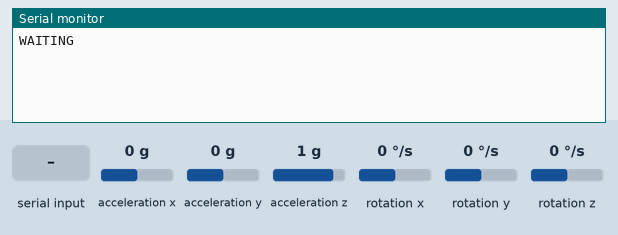
Bench run of a sketch on a simulated Arduino Mega 2560, built with avr-gcc and run on an emulated ATmega2560. Parts: the last lines printed to the serial monitor. Wiring (inferred from the names in the program): MPU-6050 motion sensor at I2C address 0x68. Inputs (shaded band) come from the test bench; at power-on: acceleration x 0 g, acceleration y 0 g, acceleration z 1 g, rotation x 0 °/s, rotation y 0 °/s, rotation z 0 °/s.

Above: at 1.0 s.
1.1 s: "s" received over Serial
At 1.7 s:
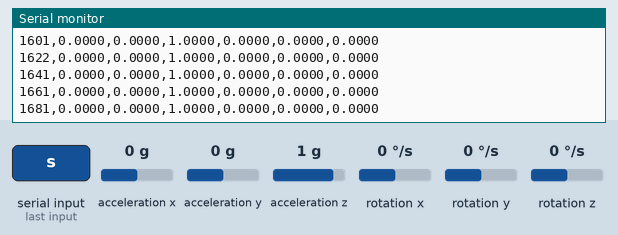
2.6 s: acceleration x set to -1.4 g
At 3.5 s:
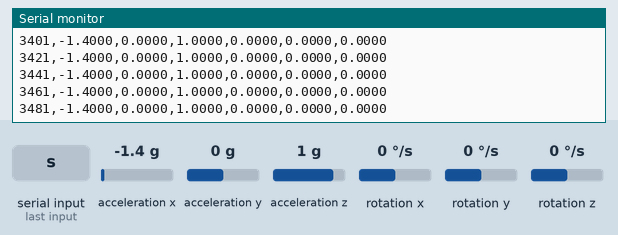
4.1 s: acceleration y set to -1.4 g
At 5.1 s:
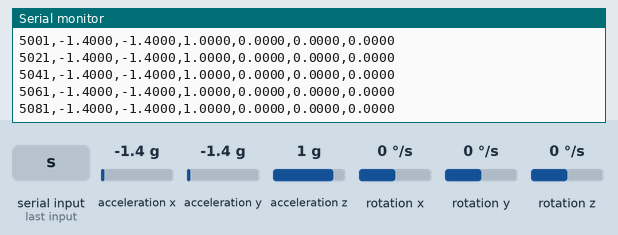
5.6 s: acceleration z set to -1.4 g
At 6.1 s:
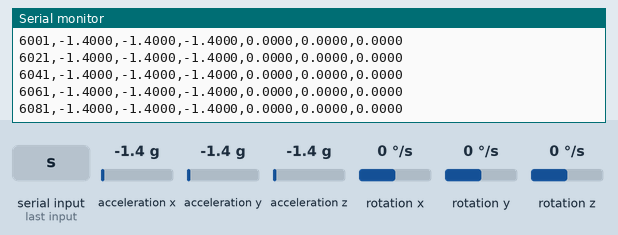
7.1 s: rotation x set to -192 °/s
At 8.1 s:
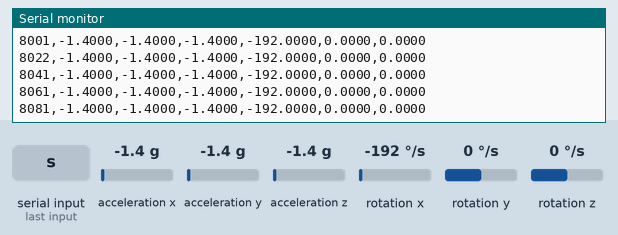
8.6 s: rotation y set to -192 °/s
At 9.6 s:
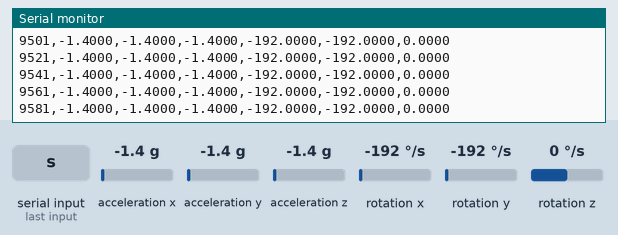
Timing chart, 0 to 11.1 s (numbered marks = the images above; inputs shaded):
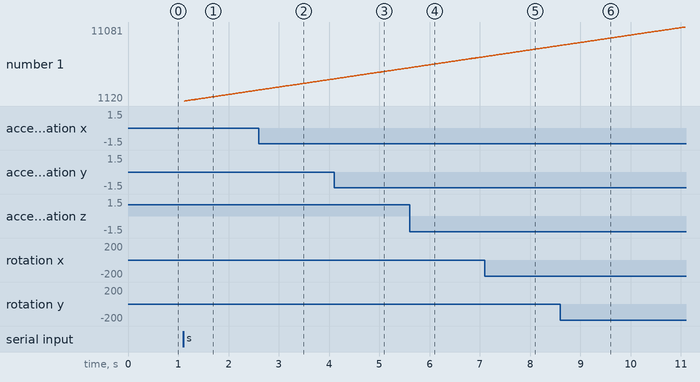

The sketch:

imu_stream.ino
```cpp
/*
 * imu_stream.ino
 * EECE 4520/5520 — Microprocessor II and Embedded System Design
 * Spring 2026, UMass Lowell
 *
 * YOUR TASK: Implement raw I2C communication with the MPU-6050 IMU and
 * stream calibrated sensor data over USB-Serial at 50 Hz.
 *
 * Hardware:
 *   Arduino Mega 2560
 *   MPU-6050 breakout: SDA → pin 20, SCL → pin 21
 *
 * Output format (115200 baud):
 *   timestamp_ms,ax_g,ay_g,az_g,gx_dps,gy_dps,gz_dps\n
 *
 * Handshake (already implemented — do not modify):
 *   Python sends 's' → Arduino replies "IMU_READY\n" → begins streaming
 *
 * ─── What you need to implement ─────────────────────────────────────────────
 *   1. writeRegister()  — write one byte to an I2C register
 *   2. readRegister()   — read  one byte from an I2C register   (bonus check)
 *   3. readAndSendIMU() — burst-read 14 bytes, convert, send CSV
 *
 * Everything else (setup, loop, initMPU6050, Serial handshake) is provided.
 * ─────────────────────────────────────────────────────────────────────────────
 *
 * ─── I2C Background ──────────────────────────────────────────────────────────
 * I2C uses two wires: SDA (data) and SCL (clock).  Every transaction starts
 * with a START condition and ends with a STOP condition.
 *
 * Register WRITE (set a configuration register):
 *   [START] → [device addr + W] → [register addr] → [data byte] → [STOP]
 *
 * Register READ (read back a value):
 *   [START] → [device addr + W] → [register addr] → [repeated START]
 *           → [device addr + R] → [data byte] → [NACK] → [STOP]
 *   The "repeated START" (endTransmission(false)) keeps the bus open so the
 *   master can immediately switch to a read without releasing the bus.
 *
 * Burst READ (read N consecutive registers in one transaction):
 *   Same as register read, but requestFrom() asks for N bytes and the
 *   MPU-6050 auto-increments its internal register pointer after each byte.
 *
 * Wire library quick reference:
 *   Wire.beginTransmission(addr)          — open tx to device at 7-bit addr
 *   Wire.write(byte)                      — queue a byte to send
 *   Wire.endTransmission(true)            — send queued bytes + STOP
 *   Wire.endTransmission(false)           — send queued bytes + repeated START
 *   Wire.requestFrom(addr, count, true)   — request `count` bytes, then STOP
 *   Wire.available()                      — number of bytes waiting to be read
 *   Wire.read()                           — read and return the next byte
 * ─────────────────────────────────────────────────────────────────────────────
 */

#include <Wire.h>

// ─── MPU-6050 I2C Address ────────────────────────────────────────────────────
#define MPU6050_ADDR     0x68   // AD0 pin pulled LOW → address 0x68

// ─── MPU-6050 Register Addresses (from datasheet) ────────────────────────────
#define REG_WHO_AM_I     0x75   // Device identity — always reads 0x68
#define REG_PWR_MGMT_1   0x6B   // Power management — write 0x00 to wake device
#define REG_SMPLRT_DIV   0x19   // Sample rate divider
#define REG_CONFIG       0x1A   // Digital low-pass filter (DLPF) config
#define REG_GYRO_CONFIG  0x1B   // Gyroscope full-scale range select
#define REG_ACCEL_CONFIG 0x1C   // Accelerometer full-scale range select
#define REG_ACCEL_XOUT_H 0x3B   // First byte of the 14-byte sensor data block

// ─── Sensor Sensitivity (at default full-scale range) ────────────────────────
// Accelerometer ±2 g  → 16384 LSB per g
// Gyroscope     ±250°/s → 131 LSB per °/s
// Dividing the raw 16-bit integer by these constants gives physical units.
#define ACCEL_SENSITIVITY 16384.0f
#define GYRO_SENSITIVITY    131.0f

// ─── Streaming Rate ───────────────────────────────────────────────────────────
#define PERIOD_MS 20UL   // 20 ms between samples = 50 Hz output rate

// ─── Global State ─────────────────────────────────────────────────────────────
unsigned long lastTime = 0;
bool streaming = false;

// ─── Function Prototypes ──────────────────────────────────────────────────────
void    initMPU6050();
void    writeRegister(uint8_t reg, uint8_t value);
uint8_t readRegister(uint8_t reg);
void    readAndSendIMU();


// =============================================================================
// setup()
// Initialises Serial, Wire, the MPU-6050, and waits for the Python handshake.
// PROVIDED — do not modify.
// =============================================================================
void setup() {
  Serial.begin(115200);
  Wire.begin();

  delay(100);          // let power rails stabilise

  initMPU6050();       // configure the sensor (see below)

  // Handshake: hold here until Python sends 's'
  Serial.println("WAITING");
  while (true) {
    if (Serial.available() > 0) {
      char c = Serial.read();
      if (c == 's') {
        Serial.println("IMU_READY");
        streaming = true;
        lastTime  = millis();
        break;
      }
    }
  }
}


// =============================================================================
// loop()
// Calls readAndSendIMU() at PERIOD_MS intervals.
// PROVIDED — do not modify.
// =============================================================================
void loop() {
  if (!streaming) return;

  unsigned long now = millis();
  if (now - lastTime >= PERIOD_MS) {
    lastTime = now;
    readAndSendIMU();
  }
}


// =============================================================================
// initMPU6050()
// Wakes the device and sets the sample rate, DLPF, and full-scale ranges.
// PROVIDED — do not modify.  Study each register write to understand the config.
// Two lines at the bottom are TODO — set the gyro and accel full-scale ranges.
// =============================================================================
void initMPU6050() {
  // Wake device: PWR_MGMT_1 = 0x00 clears the SLEEP bit (device starts asleep)
  writeRegister(REG_PWR_MGMT_1, 0x00);
  delay(10);

  // Verify device identity: WHO_AM_I (0x75) must return 0x68.
  // This call exercises your readRegister() implementation.
  // If it halts here, check wiring (SDA→pin20, SCL→pin21) and your readRegister().
  uint8_t whoAmI = readRegister(REG_WHO_AM_I);
  if (whoAmI != 0x68 && whoAmI != 0x70) {
    Serial.print("ERROR: WHO_AM_I = 0x");
    Serial.print(whoAmI, HEX);
    Serial.println(" (expected 0x68). Check wiring: SDA→pin20, SCL→pin21.");
    while (true);   // halt
  }

  // Sample Rate Divider: SMPLRT_DIV = 0 → internal 8 kHz gyro clock / (1+0)
  // We gate the output to 50 Hz in software via PERIOD_MS.
  writeRegister(REG_SMPLRT_DIV, 0x00);

  // DLPF: CONFIG = 3 → 44 Hz bandwidth (filters high-frequency vibration noise)
  writeRegister(REG_CONFIG, 0x03);

  // TODO: Set Gyroscope full-scale range.
  // Hint: Write to REG_GYRO_CONFIG. Bits [4:3] select the range:
  //   0b00 (0x00) → ±250 °/s  ← use this (matches GYRO_SENSITIVITY = 131 LSB/°/s)
  //   0b01 (0x08) → ±500 °/s
  //   0b10 (0x10) → ±1000 °/s
  //   0b11 (0x18) → ±2000 °/s
  writeRegister(REG_GYRO_CONFIG, 0x00);   // ±250 °/s

  // TODO: Set Accelerometer full-scale range.
  // Hint: Write to REG_ACCEL_CONFIG. Bits [4:3] select the range:
  //   0b00 (0x00) → ±2 g  ← use this (matches ACCEL_SENSITIVITY = 16384 LSB/g)
  //   0b01 (0x08) → ±4 g
  //   0b10 (0x10) → ±8 g
  //   0b11 (0x18) → ±16 g
   writeRegister(REG_ACCEL_CONFIG, 0x00);  // ±2 g
}


// =============================================================================
// writeRegister()
// Write a single byte to an MPU-6050 register via I2C.
//
// TODO: Implement this function using the Wire library.
//
// Steps:
//   1. Call Wire.beginTransmission(MPU6050_ADDR)
//        Opens a transmission to the device at address MPU6050_ADDR.
//   2. Call Wire.write(reg)
//        Sends the register address you want to write to.
//   3. Call Wire.write(value)
//        Sends the data byte.
//   4. Call Wire.endTransmission(true)
//        Sends a STOP condition, completing the transaction.
//
// Refer to the Wire library quick reference in the header comment above.
// =============================================================================
void writeRegister(uint8_t reg, uint8_t value) {
  // TODO: implement I2C register write
  Wire.beginTransmission(MPU6050_ADDR);
  Wire.write(reg);
  Wire.write(value);
  Wire.endTransmission(true);

}


// =============================================================================
// readRegister()
// Read a single byte from an MPU-6050 register via I2C.
//
// TODO: Implement this function using the Wire library.
//
// Steps:
//   1. Wire.beginTransmission(MPU6050_ADDR)
//        Open a write-phase transaction to set the register pointer.
//   2. Wire.write(reg)
//        Send the register address you want to read from.
//   3. Wire.endTransmission(false)
//        Send a REPEATED START (not STOP) — this keeps the bus open so you
//        can immediately switch to read mode without another arbitration.
//   4. Wire.requestFrom((uint8_t)MPU6050_ADDR, (uint8_t)1, (uint8_t)true)
//        Ask for 1 byte from the device, then release the bus (STOP).
//   5. Return Wire.read() if Wire.available() > 0, otherwise return 0.
//
// Note: the casts to uint8_t in requestFrom() avoid an ambiguous-overload
// compiler warning on some Arduino cores.
// =============================================================================
uint8_t readRegister(uint8_t reg) {
  // TODO: implement I2C register read
  Wire.beginTransmission(MPU6050_ADDR);
  Wire.write(reg);
  Wire.endTransmission(false);  // repeated START

  Wire.requestFrom((uint8_t)MPU6050_ADDR, (uint8_t)1, (uint8_t)true);
  if (Wire.available() > 0) {
    return Wire.read();
  }
  return 0;
}


// =============================================================================
// readAndSendIMU()
// Burst-reads all 14 sensor bytes from the MPU-6050, converts them to
// physical units, and sends one CSV line over Serial.
//
// Register block layout (big-endian 16-bit signed, starting at 0x3B):
//   Offset  Register     Contents
//   0-1     0x3B-0x3C    ACCEL_XOUT  (high byte first)
//   2-3     0x3D-0x3E    ACCEL_YOUT
//   4-5     0x3F-0x40    ACCEL_ZOUT
//   6-7     0x41-0x42    TEMP_OUT    ← read but not used
//   8-9     0x43-0x44    GYRO_XOUT
//   10-11   0x45-0x46    GYRO_YOUT
//   12-13   0x47-0x48    GYRO_ZOUT
//
// TODO Part A — Burst read (I2C):
//   1. Open a write transaction and send REG_ACCEL_XOUT_H to set the register
//      pointer, then issue a REPEATED START:
//        Wire.beginTransmission(MPU6050_ADDR);
//        Wire.write(REG_ACCEL_XOUT_H);
//        Wire.endTransmission(false);          // repeated START, keep bus
//   2. Request 14 bytes with a STOP at the end:
//        Wire.requestFrom((uint8_t)MPU6050_ADDR, (uint8_t)14, (uint8_t)true);
//   3. Guard against incomplete reads:
//        if (Wire.available() < 14) return;
//   4. Read all 14 bytes into a buffer:
//        uint8_t buf[14];
//        for (int i = 0; i < 14; i++) { buf[i] = Wire.read(); }
//
// TODO Part B — Combine bytes into 16-bit signed integers:
//   Each sensor value spans two consecutive bytes, high byte first, for example:
//        int16_t rawAX = (int16_t)((buf[0] << 8) | buf[1]);
//        int16_t rawAY = ...
//        int16_t rawAZ = ...
//        // buf[6], buf[7] = temperature — skip
//        int16_t rawGX = ...
//        int16_t rawGY = ...
//        int16_t rawGZ = ...
//   Question: Why do we need to cast?
//
// TODO Part C — Convert to physical units, for example:
//        float ax = rawAX / ACCEL_SENSITIVITY;  // units: g
//        float ay = ...
//        float az = ...
//
//        float gx = rawGX / GYRO_SENSITIVITY;   // units: °/s
//        float gy = ...
//        float gz = ...
//
// TODO: The Serial output should emit one CSV line with the timestamp and all six sensor values:
// Once you have ax..gz defined and directed to your PC, it will stream correctly.
// =============================================================================
void readAndSendIMU() {
  // TODO Part A: burst-read 14 bytes via I2C (see instructions above)

  // TODO Part B: combine high/low bytes into int16_t raw values

  // TODO Part C: convert raw values to physical units (float ax, ay, az, gx, gy, gz)

  // TODO Part D: Serial output
  // Emits one CSV line: timestamp_ms,ax,ay,az,gx,gy,gz

  // Part A: burst-read 14 bytes starting at ACCEL_XOUT_H
  Wire.beginTransmission(MPU6050_ADDR);
  Wire.write(REG_ACCEL_XOUT_H);
  Wire.endTransmission(false);  // repeated START, keep bus

  Wire.requestFrom((uint8_t)MPU6050_ADDR, (uint8_t)14, (uint8_t)true);
  if (Wire.available() < 14) return;

  uint8_t buf[14];
  for (int i = 0; i < 14; i++) {
    buf[i] = Wire.read();
  }

  // Part B: combine bytes into signed 16-bit values
  int16_t rawAX = (int16_t)((buf[0]  << 8) | buf[1]);
  int16_t rawAY = (int16_t)((buf[2]  << 8) | buf[3]);
  int16_t rawAZ = (int16_t)((buf[4]  << 8) | buf[5]);
  // buf[6], buf[7] are temperature
  int16_t rawGX = (int16_t)((buf[8]  << 8) | buf[9]);
  int16_t rawGY = (int16_t)((buf[10] << 8) | buf[11]);
  int16_t rawGZ = (int16_t)((buf[12] << 8) | buf[13]);

  // Part C: convert to physical units
  float ax = rawAX / ACCEL_SENSITIVITY;
  float ay = rawAY / ACCEL_SENSITIVITY;
  float az = rawAZ / ACCEL_SENSITIVITY;

  float gx = rawGX / GYRO_SENSITIVITY;
  float gy = rawGY / GYRO_SENSITIVITY;
  float gz = rawGZ / GYRO_SENSITIVITY;

  // Part D: CSV serial output
  Serial.print(millis());
  Serial.print(',');

  Serial.print(ax, 4);
  Serial.print(',');
  Serial.print(ay, 4);
  Serial.print(',');
  Serial.print(az, 4);
  Serial.print(',');
  Serial.print(gx, 4);
  Serial.print(',');
  Serial.print(gy, 4);
  Serial.print(',');
  Serial.println(gz, 4);
}
```

Measured:
- after the input at 1.1 s, the serial monitor: prints a new line at once (image 1)
